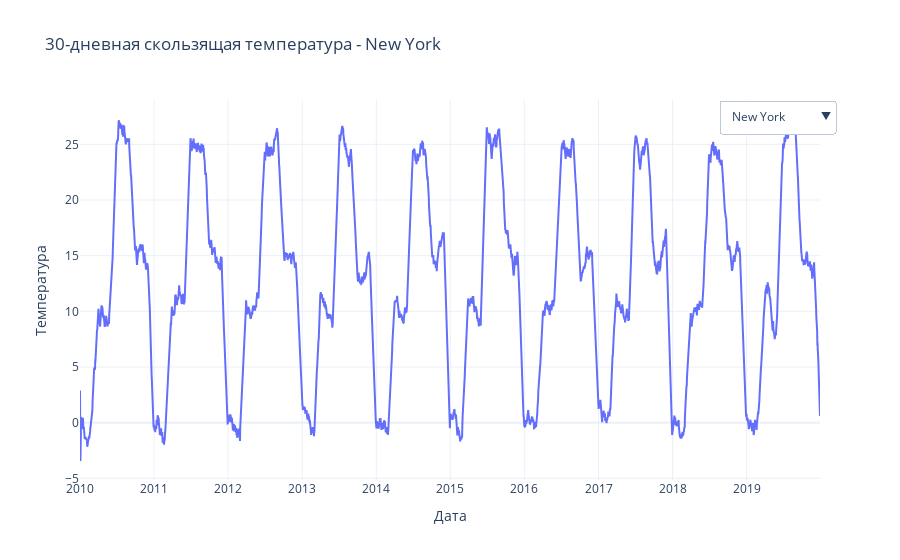

This figure's notebook cell:
### Code cell
# визуализация скользящего среднего по городам
cities = df['city'].unique()
fig = go.Figure()

for city in cities:
    city_df = df[df['city'] == city]
    fig.add_trace(
        go.Scatter(
            x=city_df['timestamp'],
            y=city_df['ma_30_temp'],
            mode='lines',
            name=city,
            visible=(city == cities[0])  # виден только первый
        )
    )

buttons = []
for i, city in enumerate(cities):
    visibility = [False] * len(cities)
    visibility[i] = True
    buttons.append(
        dict(
            label=city,
            method='update',
            args=[
                {'visible': visibility},
                {'title': f'30-дневная скользящая температура — {city}'}
            ]
        )
    )

fig.update_layout(
    updatemenus=[
        dict(
            buttons=buttons,
            direction='down',
            x=1.02,
            y=1,
            showactive=True
        )
    ],
    xaxis_title='Дата',
    yaxis_title='Температура',
    title=f'30-дневная скользящая температура - {cities[0]}',
    template='plotly_white'
)

fig.show()

### Figure 1 — Plotly figure (JSON) as saved in the notebook; plotly's stock layout.template omitted (floating-point values rounded to 4 significant figures; data arrays with more than 128 entries replaced by an {"elided": "..."} marker saying what was removed)
{"data": [{"mode": "lines", "name": "New York", "type": "scatter", "visible": true, "x": {"elided": "3650 str values"}, "y": {"elided": "3650 float values"}}, {"mode": "lines", "name": "London", "type": "scatter", "visible": false, "x": {"elided": "3650 str values"}, "y": {"elided": "3650 float values"}}, {"mode": "lines", "name": "Paris", "type": "scatter", "visible": false, "x": {"elided": "3650 str values"}, "y": {"elided": "3650 float values"}}, {"mode": "lines", "name": "Tokyo", "type": "scatter", "visible": false, "x": {"elided": "3650 str values"}, "y": {"elided": "3650 float values"}}, {"mode": "lines", "name": "Moscow", "type": "scatter", "visible": false, "x": {"elided": "3650 str values"}, "y": {"elided": "3650 float values"}}, {"mode": "lines", "name": "Sydney", "type": "scatter", "visible": false, "x": {"elided": "3650 str values"}, "y": {"elided": "3650 float values"}}, {"mode": "lines", "name": "Berlin", "type": "scatter", "visible": false, "x": {"elided": "3650 str values"}, "y": {"elided": "3650 float values"}}, {"mode": "lines", "name": "Beijing", "type": "scatter", "visible": false, "x": {"elided": "3650 str values"}, "y": {"elided": "3650 float values"}}, {"mode": "lines", "name": "Rio de Janeiro", "type": "scatter", "visible": false, "x": {"elided": "3650 str values"}, "y": {"elided": "3650 float values"}}, {"mode": "lines", "name": "Dubai", "type": "scatter", "visible": false, "x": {"elided": "3650 str values"}, "y": {"elided": "3650 float values"}}, {"mode": "lines", "name": "Los Angeles", "type": "scatter", "visible": false, "x": {"elided": "3650 str values"}, "y": {"elided": "3650 float values"}}, {"mode": "lines", "name": "Singapore", "type": "scatter", "visible": false, "x": {"elided": "3650 str values"}, "y": {"elided": "3650 float values"}}, {"mode": "lines", "name": "Mumbai", "type": "scatter", "visible": false, "x": {"elided": "3650 str values"}, "y": {"elided": "3650 float values"}}, {"mode": "lines", "name": "Cairo", "type": "scatter", "visible": false, "x": {"elided": "3650 str values"}, "y": {"elided": "3650 float values"}}, {"mode": "lines", "name": "Mexico City", "type": "scatter", "visible": false, "x": {"elided": "3650 str values"}, "y": {"elided": "3650 float values"}}], "layout": {"title": {"text": "30-дневная скользящая температура - New York"}, "updatemenus": [{"buttons": [{"args": [{"visible": [true, false, false, false, false, false, false, false, false, false, false, false, false, false, false]}, {"title": "30-дневная скользящая температура — New York"}], "label": "New York", "method": "update"}, {"args": [{"visible": [false, true, false, false, false, false, false, false, false, false, false, false, false, false, false]}, {"title": "30-дневная скользящая температура — London"}], "label": "London", "method": "update"}, {"args": [{"visible": [false, false, true, false, false, false, false, false, false, false, false, false, false, false, false]}, {"title": "30-дневная скользящая температура — Paris"}], "label": "Paris", "method": "update"}, {"args": [{"visible": [false, false, false, true, false, false, false, false, false, false, false, false, false, false, false]}, {"title": "30-дневная скользящая температура — Tokyo"}], "label": "Tokyo", "method": "update"}, {"args": [{"visible": [false, false, false, false, true, false, false, false, false, false, false, false, false, false, false]}, {"title": "30-дневная скользящая температура — Moscow"}], "label": "Moscow", "method": "update"}, {"args": [{"visible": [false, false, false, false, false, true, false, false, false, false, false, false, false, false, false]}, {"title": "30-дневная скользящая температура — Sydney"}], "label": "Sydney", "method": "update"}, {"args": [{"visible": [false, false, false, false, false, false, true, false, false, false, false, false, false, false, false]}, {"title": "30-дневная скользящая температура — Berlin"}], "label": "Berlin", "method": "update"}, {"args": [{"visible": [false, false, false, false, false, false, false, true, false, false, false, false, false, false, false]}, {"title": "30-дневная скользящая температура — Beijing"}], "label": "Beijing", "method": "update"}, {"args": [{"visible": [false, false, false, false, false, false, false, false, true, false, false, false, false, false, false]}, {"title": "30-дневная скользящая температура — Rio de Janeiro"}], "label": "Rio de Janeiro", "method": "update"}, {"args": [{"visible": [false, false, false, false, false, false, false, false, false, true, false, false, false, false, false]}, {"title": "30-дневная скользящая температура — Dubai"}], "label": "Dubai", "method": "update"}, {"args": [{"visible": [false, false, false, false, false, false, false, false, false, false, true, false, false, false, false]}, {"title": "30-дневная скользящая температура — Los Angeles"}], "label": "Los Angeles", "method": "update"}, {"args": [{"visible": [false, false, false, false, false, false, false, false, false, false, false, true, false, false, false]}, {"title": "30-дневная скользящая температура — Singapore"}], "label": "Singapore", "method": "update"}, {"args": [{"visible": [false, false, false, false, false, false, false, false, false, false, false, false, true, false, false]}, {"title": "30-дневная скользящая температура — Mumbai"}], "label": "Mumbai", "method": "update"}, {"args": [{"visible": [false, false, false, false, false, false, false, false, false, false, false, false, false, true, false]}, {"title": "30-дневная скользящая температура — Cairo"}], "label": "Cairo", "method": "update"}, {"args": [{"visible": [false, false, false, false, false, false, false, false, false, false, false, false, false, false, true]}, {"title": "30-дневная скользящая температура — Mexico City"}], "label": "Mexico City", "method": "update"}], "direction": "down", "showactive": true, "x": 1.02, "y": 1}], "xaxis": {"title": {"text": "Дата"}}, "yaxis": {"title": {"text": "Температура"}}}}
